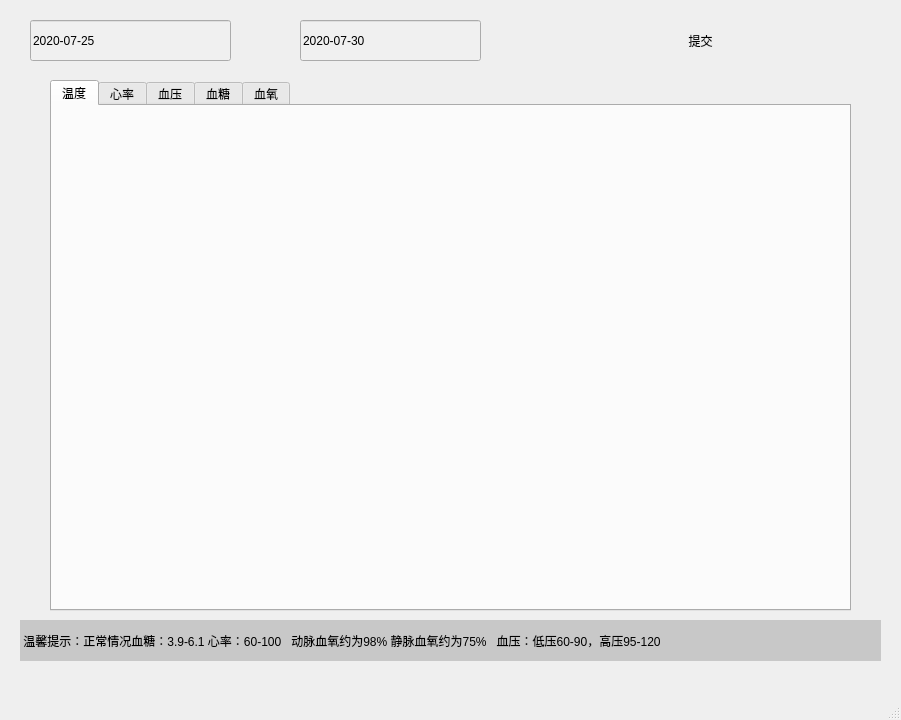
<?xml version="1.0" encoding="UTF-8"?>
<ui version="4.0">
 <class>ChatWindow</class>
 <widget class="QMainWindow" name="ChatWindow">
  <property name="geometry">
   <rect>
    <x>0</x>
    <y>0</y>
    <width>901</width>
    <height>720</height>
   </rect>
  </property>
  <property name="windowTitle">
   <string>MainWindow</string>
  </property>
  <widget class="QWidget" name="centralwidget">
   <widget class="QLineEdit" name="startDate">
    <property name="geometry">
     <rect>
      <x>30</x>
      <y>20</y>
      <width>201</width>
      <height>41</height>
     </rect>
    </property>
    <property name="styleSheet">
     <string notr="true">background-color : rgb(240,240,240);
color : rgb(0,0,0);
border-color: : transparent;</string>
    </property>
    <property name="text">
     <string>2020-07-25</string>
    </property>
   </widget>
   <widget class="QLineEdit" name="endDate">
    <property name="geometry">
     <rect>
      <x>300</x>
      <y>20</y>
      <width>181</width>
      <height>41</height>
     </rect>
    </property>
    <property name="styleSheet">
     <string notr="true">background-color : rgb(240,240,240);
color : rgb(0,0,0);
border-color: : transparent;</string>
    </property>
    <property name="text">
     <string>2020-07-30</string>
    </property>
   </widget>
   <widget class="QPushButton" name="pushButton">
    <property name="geometry">
     <rect>
      <x>630</x>
      <y>20</y>
      <width>141</width>
      <height>41</height>
     </rect>
    </property>
    <property name="styleSheet">
     <string notr="true">QPushButton{
                   background-color:rbga(64,66,68,80);;
                   border-style:outset;                                                             
                   border-radius:5px;                     
                   font: 75 15pt &quot;华文行楷&quot;;           
                   padding:6px;
                   }

                   QPushButton:pressed{
                   background-color:rgba(100,100,100,180);
                   border-color:rgba(100,100,100,30);
                   border-style:inset;
                   }
                   QPushButton:hover{
                   background-color:rbga(64,66,68,80);;
                   color:rgba(255,255,255,200);
}
</string>
    </property>
    <property name="text">
     <string>提交</string>
    </property>
   </widget>
   <widget class="QTabWidget" name="tabWidget">
    <property name="geometry">
     <rect>
      <x>50</x>
      <y>80</y>
      <width>801</width>
      <height>531</height>
     </rect>
    </property>
    <property name="currentIndex">
     <number>0</number>
    </property>
    <widget class="QWidget" name="tab">
     <attribute name="title">
      <string>温度</string>
     </attribute>
     <layout class="QHBoxLayout" name="horizontalLayout">
      <item>
       <widget class="QtCharts::QChartView" name="temperatureWidget" native="true"/>
      </item>
     </layout>
    </widget>
    <widget class="QWidget" name="tab_2">
     <attribute name="title">
      <string>心率</string>
     </attribute>
     <layout class="QHBoxLayout" name="horizontalLayout_2">
      <item>
       <widget class="QtCharts::QChartView" name="heartRateWidget" native="true"/>
      </item>
     </layout>
    </widget>
    <widget class="QWidget" name="tab_4">
     <attribute name="title">
      <string>血压</string>
     </attribute>
     <layout class="QHBoxLayout" name="horizontalLayout_3">
      <item>
       <widget class="QtCharts::QChartView" name="bloodPresureWidget" native="true"/>
      </item>
     </layout>
    </widget>
    <widget class="QWidget" name="tab_5">
     <attribute name="title">
      <string>血糖</string>
     </attribute>
     <layout class="QHBoxLayout" name="horizontalLayout_4">
      <item>
       <widget class="QtCharts::QChartView" name="bloodGluseWidget" native="true"/>
      </item>
     </layout>
    </widget>
    <widget class="QWidget" name="tab_3">
     <attribute name="title">
      <string>血氧</string>
     </attribute>
     <layout class="QHBoxLayout" name="horizontalLayout_5">
      <item>
       <widget class="QtCharts::QChartView" name="bloodOxygenWidget" native="true"/>
      </item>
     </layout>
    </widget>
   </widget>
   <widget class="QLabel" name="label">
    <property name="geometry">
     <rect>
      <x>20</x>
      <y>620</y>
      <width>861</width>
      <height>41</height>
     </rect>
    </property>
    <property name="styleSheet">
     <string notr="true">background-color: rgb(200,200,200);
color: rgb(0,0,0);</string>
    </property>
    <property name="text">
     <string> 温馨提示：正常情况血糖：3.9-6.1 心率：60-100   动脉血氧约为98% 静脉血氧约为75%   血压：低压60-90，高压95-120</string>
    </property>
   </widget>
  </widget>
  <widget class="QMenuBar" name="menubar">
   <property name="geometry">
    <rect>
     <x>0</x>
     <y>0</y>
     <width>901</width>
     <height>26</height>
    </rect>
   </property>
  </widget>
  <widget class="QStatusBar" name="statusbar"/>
 </widget>
 <customwidgets>
  <customwidget>
   <class>QtCharts::QChartView</class>
   <extends>QWidget</extends>
   <header>qchartview.h</header>
   <container>1</container>
  </customwidget>
 </customwidgets>
 <resources/>
 <connections/>
</ui>
